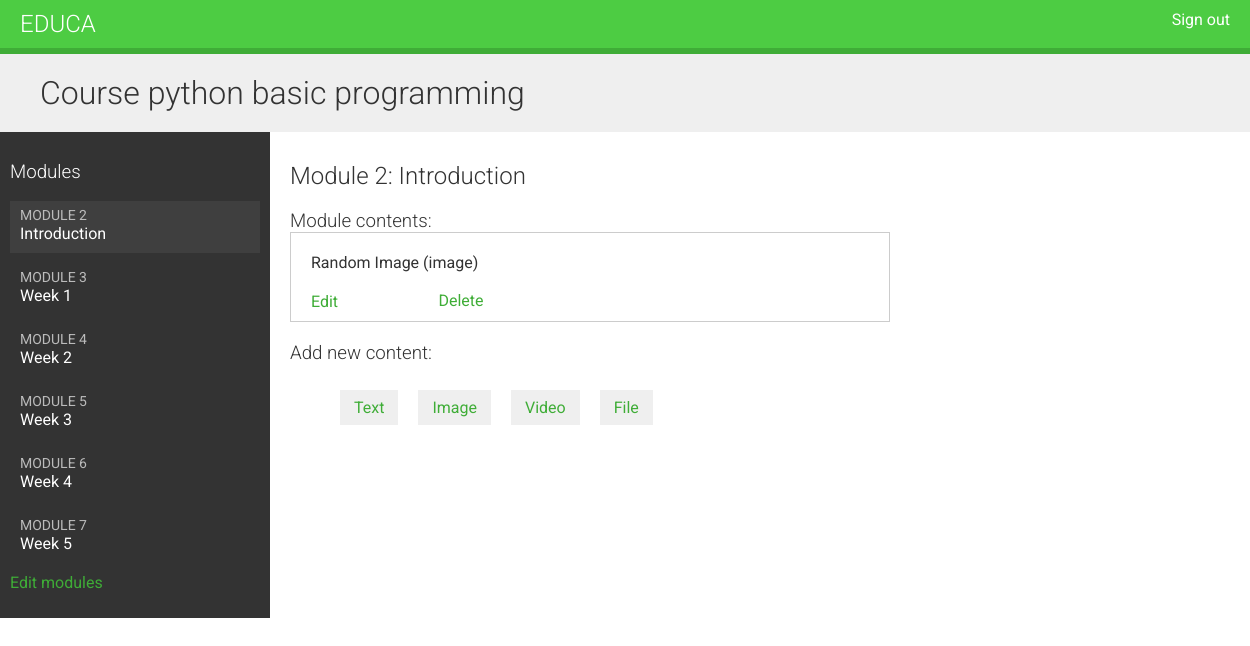
The page /course/module/13/ (signed in) on the database as committed earlier.
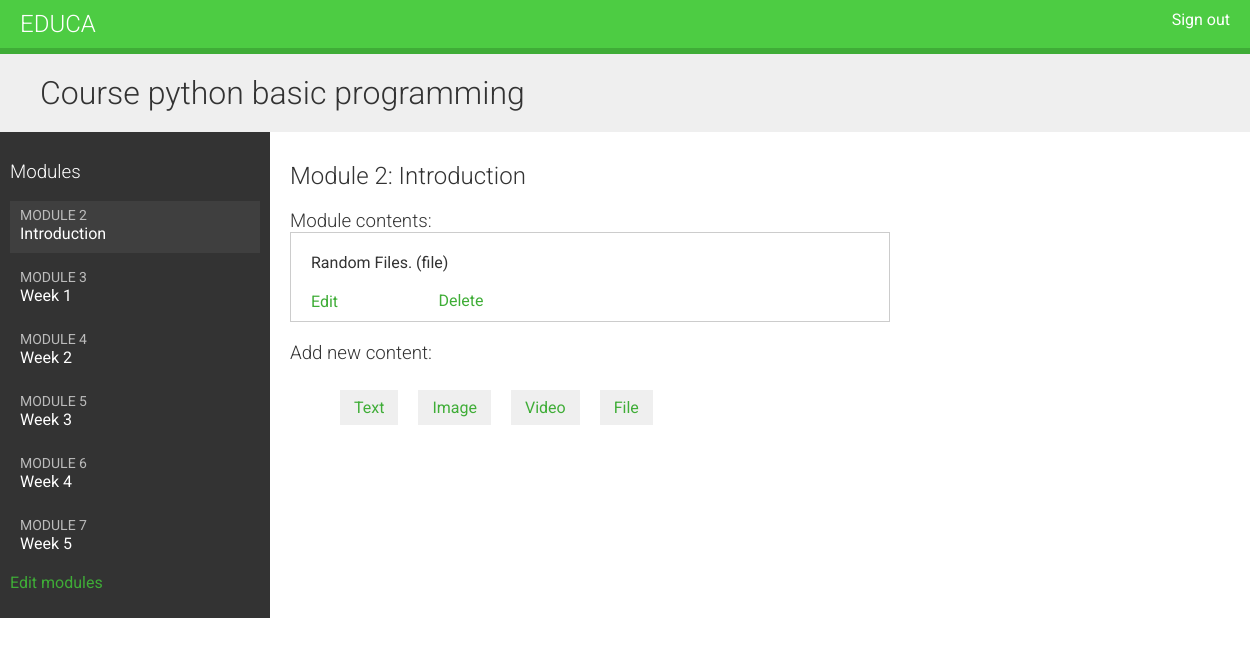
The same page on the database as committed later.
### courses/models.py (models this page shows, shortened)
class Course(models.Model):
    owner = models.ForeignKey(User,
                              related_name='course_created',
                              on_delete=models.CASCADE)
    subject = models.ForeignKey(Subject,
                                related_name='courses',
                                on_delete=models.CASCADE)
    title = models.CharField(max_length=150)
    slug = models.SlugField(max_length=150,unique=True)
    overview = models.TextField()
    created = models.DateTimeField(auto_now_add=True)
    class Meta:
        ordering = ['-created']

class Module(models.Model):
    course = models.ForeignKey(Course,
                               related_name='modules',
                               on_delete=models.CASCADE)
    title = models.CharField(max_length=150)
    description = models.TextField()
    order = OrderField(blank=True, for_fields=['course'])
    class Meta:
        ordering = ['order']

class Content(models.Model):
    module = models.ForeignKey(Module,
                               related_name='contents',
                               on_delete=models.CASCADE)
    content_type = models.ForeignKey(ContentType,
                                     on_delete=models.CASCADE,
                                     limit_choices_to={
                                         'model__in': (
                                             'text',
                                             'video',
                                             'image',
                                             'file'
                                         )
                                     })
    object_id = models.PositiveIntegerField()
    item = GenericForeignKey('content_type','object_id')
    order = OrderField(blank=True, for_fields=['module'])
    class Meta:
        ordering = ['order']

class ItemBase(models.Model):
    owner = models.ForeignKey(User,
                              related_name='%(class)s_related',
                              on_delete=models.CASCADE)
    title = models.CharField(max_length=150)
    created = models.DateTimeField(auto_now=True)
    updated = models.DateTimeField(auto_now_add=True)
    class Meta:
        abstract = True
    def __str__(self):
        return self.title

class Image(ItemBase):
    content = models.FileField(upload_to='images')

class File(ItemBase):
    content = models.FileField(upload_to='files')

### courses/views.py (the view)
class ModuleContentListView(TemplateResponseMixin, View):
    template_name = 'courses/manage/module/content_list.html'
    def get(self,request,module_id):
        module = get_object_or_404(Module,
                                   id=module_id,
                                   course__owner=request.user)
        return self.render_to_response({
            'module':module
        })

### courses/templatetags/course.py (called while the page is built)
@register.filter
def model_name(obj):
    try:
        return obj._meta.model_name
    except AttributeError:
        return None

### courses/templates/courses/manage/module/content_list.html (shortened to what this page needs)
{% extends "base.html" %}
{% load course %}
{% block content %}
{% with course=module.course %}
    <h1>Course {{ course.title }}</h1>
    <div class="contents">
        <h3>Modules</h3>
        <ul id="modules">
            {% for m in course.modules.all %}
                <li data-id="{{ m.id }}" {% if m == module %}
                class="selected"{% endif %}>
                <a href="{% url "module_content_list" m.id %}">
                <span>
                    Module <span class="order">{{ m.order|add:1 }}</span>
                </span>
                <br>
                {{ m.title }}
                </a>
                </li>
                {% empty %}
                <li>No modules yet.</li>
            {% endfor %}
        </ul>
        <p><a href="{% url "course_module_update" course.id %}">
        Edit modules</a></p>
    </div>
    <div class="module">
        <h2>Module {{ module.order|add:1 }}: {{ module.title }}</h2>
        <h3>Module contents:</h3>
        <div id="module-contents">
        {% for content in module.contents.all %}
            <div data-id="{{ content.id }}">
                {% with item=content.item %}
                    <p>{{ item }} ({{ item|model_name }})</p>
                    <a href="{% url "module_content_update" module.id item|model_name item.id %}">Edit</a>
                    <form action="{% url "module_content_delete" content.id %}"
                    method="post">
                        <input type="submit" value="Delete">
                    </form>
                {% endwith %}
            </div>
            {% empty %}
            <p>This module has no contents yet.</p>
        {% endfor %}
        </div>
        <h3>Add new content:</h3>
        <ul class="content-types">
            <li>
            <a href="{% url "module_content_create" module.id "text" %}">
            Text
            </a>
            </li>
            <li>
            <a href="{% url "module_content_create" module.id "image" %}">
            Image
            </a>
            </li>
            <li>
            <a href="{% url "module_content_create" module.id "video" %}">
            Video
            </a>
            </li>
            <li>
            <a href="{% url "module_content_create" module.id "file" %}">
            File
            </a>
            </li>
        </ul>
    </div>
{% endwith %}
{% endblock %}

### courses/templates/base.html (shortened to what this page needs)
{% load static %}
<!DOCTYPE html>
<html>
    <head>
        <link href="{% static "css/base.css" %}" rel="stylesheet">
    </head>
    <body>
        <div id="header">
            <a href="/" class="logo">Educa</a>
             <ul class="menu">
                {% if request.user.is_authenticated %}
                    <li>
                        <form action="{% url 'logout' %}" method="post" style="display: inline;">
                            <a href="#" onclick="this.closest('form').submit(); return false;">Sign out</a>
                        </form>
                    </li>
                {% else %}
                    <li><a href="{% url 'login' %}">Sign in</a></li>
                {% endif %}
            </ul>
        </div>
        <div id="content">
            {% block content %}
            {% endblock %}
        </div>
    </body>
</html>

### courses/static/css/base.css (style rules this page uses)
body { margin:0; font-family:'Roboto', sans-serif; font-weight:400; color:#333; }
a { color:#3fad37; text-decoration:none; }
ul { float:left; }
h1, h2, h3, h4, h5, h6 { font-family:'Roboto', sans-serif; font-weight:300; }
h1 { background:#efefef; width:100%; overflow:auto; padding:20px 0 20px 40px; margin:0; }
.module { padding:10px 20px; float:left; width:600px; }
.module h3 { margin:20px 0 0; padding:0; width:100%; }
.module p { margin:10px 0 20px; width:100%; float:left; }
#header { background:#4dcc43; overflow:auto; padding:10px 20px; border-bottom:6px solid #3fad37; }
#header .logo { text-decoration:none; font-family:'Roboto', sans-serif; font-weight:300; text-transform:uppercase; font-size:24px; color:#fff; float:left; }
#header a { color:#fff; }
#header .menu { list-style:none; float:right; margin:0; padding:0; }
.contents { width:20%; padding:10px; float:left; background:#333; color: #fff; font-family:'Roboto', sans-serif; }
.contents ul { list-style:none; margin:0; padding:0; width:100%; }
.contents ul li { margin:0 0 10px 0; padding:4px 10px 10px; overflow:auto; cursor:move; }
.contents ul li.selected { background:#3f3f3f; }
.contents ul span { text-transform:uppercase; color:#bbb; font-size:14px; }
.contents ul a { display:block; color:#fff; text-decoration:none; }
ul.content-types li { list-style:none; float:left; margin:10px; background:#efefef; padding:8px 14px; }
input, select, textarea { border:1px solid #ccc; border-bottom:3px solid #ccc; padding:8px 12px; font-size:16px; font-family:'Roboto', sans-serif; float:left; clear:both; width:300px; }
input[type=submit], a.button { border-radius:5px; background:#4dcc43; color:#fff; font-size:16px; text-transform:uppercase; border:none; padding:10px 20px; margin:20px 0; }
#module-contents div { padding:10px 20px; border:1px solid #ccc; background:#fff }
#module-contents form { margin:0; padding:0; }
#module-contents input[type=submit] { color:#3fad37; background:none; margin:-20px 0 0; padding:0; float:left; text-transform:none; }

Rows that differ between the two databases and show on the page:
removed Content: item "Random Image", item|model_name "image"
added Content: item "Random Files.", item|model_name "file"
